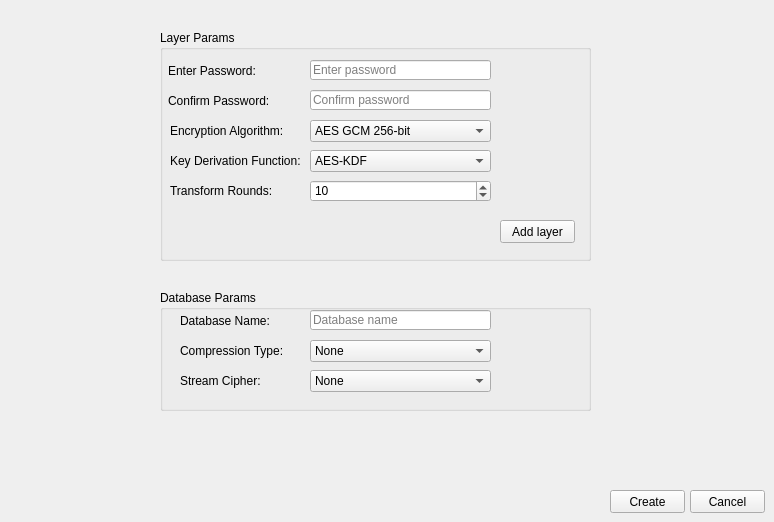
    <widget class="QWidget" name="pageStorageParams">
     <widget class="QGroupBox" name="groupBoxStorageParams">
      <property name="geometry">
       <rect>
        <x>160</x>
        <y>290</y>
        <width>431</width>
        <height>121</height>
       </rect>
      </property>
      <property name="title">
       <string>Database Params</string>
      </property>
      <widget class="QLabel" name="labelDatabaseName">
       <property name="geometry">
        <rect>
         <x>20</x>
         <y>20</y>
         <width>111</width>
         <height>21</height>
        </rect>
       </property>
       <property name="text">
        <string>Database Name:</string>
       </property>
      </widget>
      <widget class="QLineEdit" name="lineEditDatabaseName">
       <property name="geometry">
        <rect>
         <x>150</x>
         <y>20</y>
         <width>181</width>
         <height>20</height>
        </rect>
       </property>
       <property name="placeholderText">
        <string>Database name</string>
       </property>
      </widget>
      <widget class="QComboBox" name="comboBoxCompressionType">
       <property name="geometry">
        <rect>
         <x>150</x>
         <y>50</y>
         <width>181</width>
         <height>22</height>
        </rect>
       </property>
       <property name="currentText">
        <string>None</string>
       </property>
       <property name="maxCount">
        <number>2</number>
       </property>
       <property name="insertPolicy">
        <enum>QComboBox::NoInsert</enum>
       </property>
       <item>
        <property name="text">
         <string>None</string>
        </property>
       </item>
       <item>
        <property name="text">
         <string>Gzip</string>
        </property>
       </item>
      </widget>
      <widget class="QLabel" name="labelCompressionType">
       <property name="geometry">
        <rect>
         <x>20</x>
         <y>50</y>
         <width>111</width>
         <height>21</height>
        </rect>
       </property>
       <property name="text">
        <string>Compression Type:</string>
       </property>
      </widget>
      <widget class="QLabel" name="labelStreamCipher">
       <property name="geometry">
        <rect>
         <x>20</x>
         <y>80</y>
         <width>111</width>
         <height>21</height>
        </rect>
       </property>
       <property name="text">
        <string>Stream Cipher:</string>
       </property>
      </widget>
      <widget class="QComboBox" name="comboBoxStreamCipher">
       <property name="geometry">
        <rect>
         <x>150</x>
         <y>80</y>
         <width>181</width>
         <height>22</height>
        </rect>
       </property>
       <property name="currentText">
        <string>None</string>
       </property>
       <property name="maxCount">
        <number>2</number>
       </property>
       <property name="insertPolicy">
        <enum>QComboBox::NoInsert</enum>
       </property>
       <item>
        <property name="text">
         <string>None</string>
        </property>
       </item>
       <item>
        <property name="text">
         <string>ChaCha20</string>
        </property>
       </item>
      </widget>
     </widget>
     <widget class="QGroupBox" name="groupBoxLayerParams">
      <property name="geometry">
       <rect>
        <x>160</x>
        <y>30</y>
        <width>431</width>
        <height>231</height>
       </rect>
      </property>
      <property name="title">
       <string>Layer Params</string>
      </property>
      <widget class="QLabel" name="labelEnterPassword_2">
       <property name="geometry">
        <rect>
         <x>8</x>
         <y>30</y>
         <width>131</width>
         <height>21</height>
        </rect>
       </property>
       <property name="text">
        <string>Enter Password:</string>
       </property>
      </widget>
      <widget class="QLabel" name="labelConfirmPassword">
       <property name="geometry">
        <rect>
         <x>8</x>
         <y>60</y>
         <width>131</width>
         <height>21</height>
        </rect>
       </property>
       <property name="text">
        <string>Confirm Password:</string>
       </property>
      </widget>
      <widget class="QLineEdit" name="lineEditConfirmPassword">
       <property name="geometry">
        <rect>
         <x>150</x>
         <y>60</y>
         <width>181</width>
         <height>20</height>
        </rect>
       </property>
       <property name="echoMode">
        <enum>QLineEdit::Password</enum>
       </property>
       <property name="placeholderText">
        <string>Confirm password</string>
       </property>
      </widget>
      <widget class="QLineEdit" name="lineEditEnterPassword">
       <property name="geometry">
        <rect>
         <x>150</x>
         <y>30</y>
         <width>181</width>
         <height>20</height>
        </rect>
       </property>
       <property name="echoMode">
        <enum>QLineEdit::PasswordEchoOnEdit</enum>
       </property>
       <property name="placeholderText">
        <string>Enter password</string>
       </property>
      </widget>
      <widget class="QSpinBox" name="spinBoxTransformRounds">
       <property name="geometry">
        <rect>
         <x>150</x>
         <y>150</y>
         <width>181</width>
         <height>22</height>
        </rect>
       </property>
       <property name="suffix">
        <string/>
       </property>
       <property name="minimum">
        <number>1</number>
       </property>
       <property name="maximum">
        <number>999999999</number>
       </property>
       <property name="value">
        <number>10</number>
       </property>
      </widget>
      <widget class="QLabel" name="labelKeyDerivationFunction">
       <property name="geometry">
        <rect>
         <x>10</x>
         <y>120</y>
         <width>131</width>
         <height>21</height>
        </rect>
       </property>
       <property name="text">
        <string>Key Derivation Function:</string>
       </property>
      </widget>
      <widget class="QLabel" name="labelEncryptionAlgorithm">
       <property name="geometry">
        <rect>
         <x>10</x>
         <y>90</y>
         <width>131</width>
         <height>21</height>
        </rect>
       </property>
       <property name="text">
        <string>Encryption Algorithm:</string>
       </property>
      </widget>
      <widget class="QLabel" name="labelTransformRounds">
       <property name="geometry">
        <rect>
         <x>10</x>
         <y>150</y>
         <width>111</width>
         <height>21</height>
        </rect>
       </property>
       <property name="text">
        <string>Transform Rounds:</string>
       </property>
      </widget>
      <widget class="QComboBox" name="comboBoxKeyDerivationFunction">
       <property name="geometry">
        <rect>
         <x>150</x>
         <y>120</y>
         <width>181</width>
         <height>22</height>
        </rect>
       </property>
       <property name="currentIndex">
        <number>0</number>
       </property>
       <property name="maxCount">
        <number>2</number>
       </property>
       <property name="insertPolicy">
        <enum>QComboBox::NoInsert</enum>
       </property>
       <item>
        <property name="text">
         <string>AES-KDF</string>
        </property>
       </item>
      </widget>
      <widget class="QComboBox" name="comboBoxEncryptionAlgorithm">
       <property name="geometry">
        <rect>
         <x>150</x>
         <y>90</y>
         <width>181</width>
         <height>22</height>
        </rect>
       </property>
       <property name="currentText">
        <string>AES GCM 256-bit</string>
       </property>
       <property name="maxCount">
        <number>2</number>
       </property>
       <property name="insertPolicy">
        <enum>QComboBox::NoInsert</enum>
       </property>
       <item>
        <property name="text">
         <string>AES GCM 256-bit</string>
        </property>
       </item>
      </widget>
      <widget class="QPushButton" name="pushButtonCreateLayer">
       <property name="geometry">
        <rect>
         <x>340</x>
         <y>190</y>
         <width>75</width>
         <height>23</height>
        </rect>
       </property>
       <property name="text">
        <string>Add layer</string>
       </property>
      </widget>
      <zorder>labelEnterPassword_2</zorder>
      <zorder>labelConfirmPassword</zorder>
      <zorder>lineEditConfirmPassword</zorder>
      <zorder>spinBoxTransformRounds</zorder>
      <zorder>labelKeyDerivationFunction</zorder>
      <zorder>labelEncryptionAlgorithm</zorder>
      <zorder>labelTransformRounds</zorder>
      <zorder>comboBoxKeyDerivationFunction</zorder>
      <zorder>comboBoxEncryptionAlgorithm</zorder>
      <zorder>pushButtonCreateLayer</zorder>
      <zorder>lineEditEnterPassword</zorder>
     </widget>
     <widget class="QPushButton" name="pushButtonCancel">
      <property name="geometry">
       <rect>
        <x>690</x>
        <y>490</y>
        <width>75</width>
        <height>23</height>
       </rect>
      </property>
      <property name="text">
       <string>Cancel</string>
      </property>
     </widget>
     <widget class="QPushButton" name="pushButtonDone">
      <property name="geometry">
       <rect>
        <x>610</x>
        <y>490</y>
        <width>75</width>
        <height>23</height>
       </rect>
      </property>
      <property name="text">
       <string>Create</string>
      </property>
     </widget>
    </widget>
